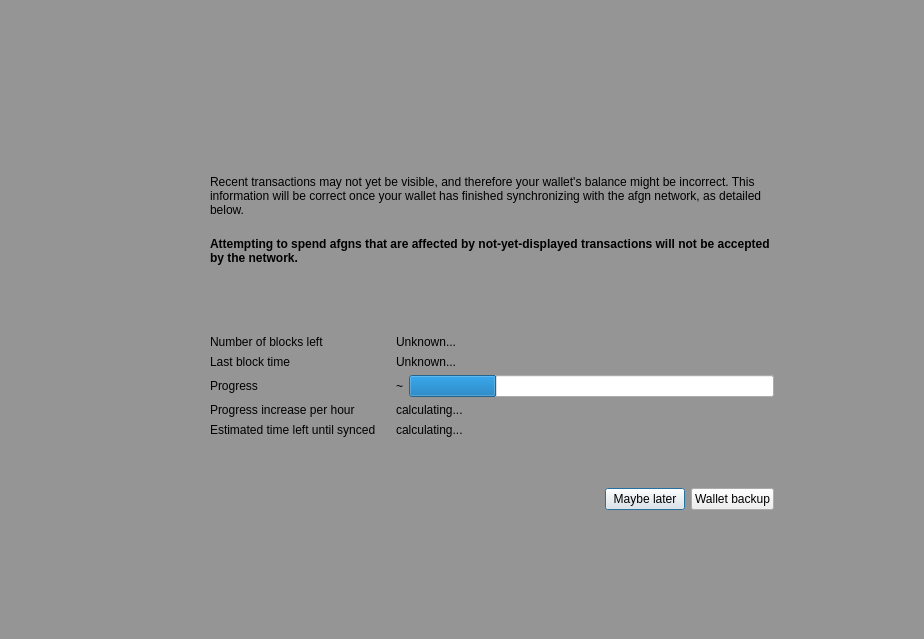
<?xml version="1.0" encoding="UTF-8"?>
<ui version="4.0">
 <class>ModalOverlay</class>
 <widget class="QWidget" name="ModalOverlay">
  <property name="geometry">
   <rect>
    <x>0</x>
    <y>0</y>
    <width>924</width>
    <height>639</height>
   </rect>
  </property>
  <property name="windowTitle">
   <string>Form</string>
  </property>
  <layout class="QVBoxLayout" name="verticalLayout" stretch="0">
   <property name="sizeConstraint">
    <enum>QLayout::SetDefaultConstraint</enum>
   </property>
   <property name="leftMargin">
    <number>0</number>
   </property>
   <property name="topMargin">
    <number>0</number>
   </property>
   <property name="rightMargin">
    <number>0</number>
   </property>
   <property name="bottomMargin">
    <number>0</number>
   </property>
   <item>
    <widget class="QWidget" name="bgWidget" native="true">
     <property name="styleSheet">
      <string notr="true">#bgWidget { background: rgba(0,0,0,96); }</string>
     </property>
     <layout class="QVBoxLayout" name="verticalLayoutMain" stretch="0">
      <property name="leftMargin">
       <number>120</number>
      </property>
      <property name="topMargin">
       <number>120</number>
      </property>
      <property name="rightMargin">
       <number>120</number>
      </property>
      <property name="bottomMargin">
       <number>120</number>
      </property>
      <item>
       <widget class="QWidget" name="contentWidget" native="true">
        <layout class="QVBoxLayout" name="verticalLayout_3" stretch="1,0">
         <property name="spacing">
          <number>0</number>
         </property>
         <property name="leftMargin">
          <number>0</number>
         </property>
         <property name="topMargin">
          <number>0</number>
         </property>
         <property name="rightMargin">
          <number>0</number>
         </property>
         <property name="bottomMargin">
          <number>0</number>
         </property>
         <item>
          <widget class="QStackedWidget" name="stackedWidget">
           <property name="currentIndex">
            <number>0</number>
           </property>
           <widget class="QWidget" name="page">
            <layout class="QVBoxLayout" name="verticalLayout_2">
             <property name="spacing">
              <number>0</number>
             </property>
             <property name="leftMargin">
              <number>30</number>
             </property>
             <property name="topMargin">
              <number>10</number>
             </property>
             <property name="rightMargin">
              <number>30</number>
             </property>
             <property name="bottomMargin">
              <number>10</number>
             </property>
             <item>
              <spacer name="verticalSpacer_3">
               <property name="orientation">
                <enum>Qt::Vertical</enum>
               </property>
               <property name="sizeType">
                <enum>QSizePolicy::Expanding</enum>
               </property>
               <property name="sizeHint" stdset="0">
                <size>
                 <width>20</width>
                 <height>40</height>
                </size>
               </property>
              </spacer>
             </item>
             <item>
              <layout class="QHBoxLayout" name="horizontalLayoutIconText" stretch="0,1">
               <property name="spacing">
                <number>20</number>
               </property>
               <property name="topMargin">
                <number>20</number>
               </property>
               <item>
                <layout class="QVBoxLayout" name="verticalLayoutIcon">
                 <item>
                  <widget class="QPushButton" name="warningIcon">
                   <property name="enabled">
                    <bool>false</bool>
                   </property>
                   <property name="text">
                    <string/>
                   </property>
                   <property name="iconSize">
                    <size>
                     <width>48</width>
                     <height>48</height>
                    </size>
                   </property>
                   <property name="flat">
                    <bool>true</bool>
                   </property>
                  </widget>
                 </item>
                 <item>
                  <spacer name="verticalSpacerWarningIcon">
                   <property name="orientation">
                    <enum>Qt::Vertical</enum>
                   </property>
                   <property name="sizeHint" stdset="0">
                    <size>
                     <width>20</width>
                     <height>40</height>
                    </size>
                   </property>
                  </spacer>
                 </item>
                </layout>
               </item>
               <item>
                <layout class="QVBoxLayout" name="verticalLayoutInfoText">
                 <property name="leftMargin">
                  <number>0</number>
                 </property>
                 <property name="topMargin">
                  <number>0</number>
                 </property>
                 <item>
                  <widget class="QLabel" name="infoText">
                   <property name="text">
                    <string>Recent transactions may not yet be visible, and therefore your wallet's balance might be incorrect. This information will be correct once your wallet has finished synchronizing with the afgn network, as detailed below.</string>
                   </property>
                   <property name="textFormat">
                    <enum>Qt::RichText</enum>
                   </property>
                   <property name="wordWrap">
                    <bool>true</bool>
                   </property>
                  </widget>
                 </item>
                 <item>
                  <widget class="QLabel" name="infoTextStrong">
                   <property name="font">
                    <font>
                     <weight>75</weight>
                     <bold>true</bold>
                    </font>
                   </property>
                   <property name="text">
                    <string>Attempting to spend afgns that are affected by not-yet-displayed transactions will not be accepted by the network.</string>
                   </property>
                   <property name="textFormat">
                    <enum>Qt::RichText</enum>
                   </property>
                   <property name="wordWrap">
                    <bool>true</bool>
                   </property>
                  </widget>
                 </item>
                 <item>
                  <spacer name="verticalSpacerInTextSpace">
                   <property name="orientation">
                    <enum>Qt::Vertical</enum>
                   </property>
                   <property name="sizeHint" stdset="0">
                    <size>
                     <width>20</width>
                     <height>40</height>
                    </size>
                   </property>
                  </spacer>
                 </item>
                 <item>
                  <layout class="QFormLayout" name="formLayout">
                   <property name="fieldGrowthPolicy">
                    <enum>QFormLayout::ExpandingFieldsGrow</enum>
                   </property>
                   <property name="horizontalSpacing">
                    <number>20</number>
                   </property>
                   <property name="verticalSpacing">
                    <number>6</number>
                   </property>
                   <property name="topMargin">
                    <number>10</number>
                   </property>
                   <item row="0" column="0">
                    <widget class="QLabel" name="labelNumberOfBlocksLeft">
                     <property name="font">
                      <font>
                       <weight>50</weight>
                       <bold>false</bold>
                      </font>
                     </property>
                     <property name="text">
                      <string>Number of blocks left</string>
                     </property>
                    </widget>
                   </item>
                   <item row="0" column="1">
                    <widget class="QLabel" name="numberOfBlocksLeft">
                     <property name="sizePolicy">
                      <sizepolicy hsizetype="Expanding" vsizetype="Preferred">
                       <horstretch>0</horstretch>
                       <verstretch>0</verstretch>
                      </sizepolicy>
                     </property>
                     <property name="text">
                      <string>Unknown...</string>
                     </property>
                    </widget>
                   </item>
                   <item row="1" column="0">
                    <widget class="QLabel" name="labelLastBlockTime">
                     <property name="font">
                      <font>
                       <weight>50</weight>
                       <bold>false</bold>
                      </font>
                     </property>
                     <property name="text">
                      <string>Last block time</string>
                     </property>
                    </widget>
                   </item>
                   <item row="1" column="1">
                    <widget class="QLabel" name="newestBlockDate">
                     <property name="sizePolicy">
                      <sizepolicy hsizetype="Expanding" vsizetype="Preferred">
                       <horstretch>0</horstretch>
                       <verstretch>0</verstretch>
                      </sizepolicy>
                     </property>
                     <property name="text">
                      <string>Unknown...</string>
                     </property>
                    </widget>
                   </item>
                   <item row="2" column="0">
                    <widget class="QLabel" name="labelSyncDone">
                     <property name="font">
                      <font>
                       <weight>50</weight>
                       <bold>false</bold>
                      </font>
                     </property>
                     <property name="text">
                      <string>Progress</string>
                     </property>
                    </widget>
                   </item>
                   <item row="2" column="1">
                    <layout class="QHBoxLayout" name="horizontalLayoutSync" stretch="0,1">
                     <property name="spacing">
                      <number>6</number>
                     </property>
                     <item>
                      <widget class="QLabel" name="percentageProgress">
                       <property name="text">
                        <string notr="true">~</string>
                       </property>
                      </widget>
                     </item>
                     <item>
                      <widget class="QProgressBar" name="progressBar">
                       <property name="value">
                        <number>24</number>
                       </property>
                       <property name="format">
                        <string/>
                       </property>
                      </widget>
                     </item>
                    </layout>
                   </item>
                   <item row="4" column="0">
                    <widget class="QLabel" name="labelProgressIncrease">
                     <property name="font">
                      <font>
                       <weight>50</weight>
                       <bold>false</bold>
                      </font>
                     </property>
                     <property name="text">
                      <string>Progress increase per hour</string>
                     </property>
                    </widget>
                   </item>
                   <item row="4" column="1">
                    <widget class="QLabel" name="progressIncreasePerH">
                     <property name="sizePolicy">
                      <sizepolicy hsizetype="Expanding" vsizetype="Preferred">
                       <horstretch>0</horstretch>
                       <verstretch>0</verstretch>
                      </sizepolicy>
                     </property>
                     <property name="text">
                      <string>calculating...</string>
                     </property>
                    </widget>
                   </item>
                   <item row="5" column="0">
                    <widget class="QLabel" name="labelEstimatedTimeLeft">
                     <property name="font">
                      <font>
                       <weight>50</weight>
                       <bold>false</bold>
                      </font>
                     </property>
                     <property name="text">
                      <string>Estimated time left until synced</string>
                     </property>
                    </widget>
                   </item>
                   <item row="5" column="1">
                    <widget class="QLabel" name="expectedTimeLeft">
                     <property name="sizePolicy">
                      <sizepolicy hsizetype="Expanding" vsizetype="Preferred">
                       <horstretch>0</horstretch>
                       <verstretch>0</verstretch>
                      </sizepolicy>
                     </property>
                     <property name="text">
                      <string>calculating...</string>
                     </property>
                    </widget>
                   </item>
                  </layout>
                 </item>
                </layout>
               </item>
              </layout>
             </item>
             <item>
              <spacer name="verticalSpacer_4">
               <property name="orientation">
                <enum>Qt::Vertical</enum>
               </property>
               <property name="sizeHint" stdset="0">
                <size>
                 <width>20</width>
                 <height>40</height>
                </size>
               </property>
              </spacer>
             </item>
            </layout>
           </widget>
           <widget class="QWidget" name="page_2">
            <layout class="QVBoxLayout" name="verticalLayout_4">
             <property name="spacing">
              <number>15</number>
             </property>
             <property name="leftMargin">
              <number>30</number>
             </property>
             <property name="topMargin">
              <number>0</number>
             </property>
             <property name="rightMargin">
              <number>30</number>
             </property>
             <property name="bottomMargin">
              <number>0</number>
             </property>
             <item>
              <spacer name="verticalSpacer_2">
               <property name="orientation">
                <enum>Qt::Vertical</enum>
               </property>
               <property name="sizeHint" stdset="0">
                <size>
                 <width>20</width>
                 <height>40</height>
                </size>
               </property>
              </spacer>
             </item>
             <item>
              <layout class="QGridLayout" name="gridLayout">
               <item row="0" column="1">
                <widget class="QLabel" name="labelNote">
                 <property name="layoutDirection">
                  <enum>Qt::LeftToRight</enum>
                 </property>
                 <property name="text">
                  <string>Wallet backup prompt</string>
                 </property>
                 <property name="alignment">
                  <set>Qt::AlignLeading|Qt::AlignLeft|Qt::AlignVCenter</set>
                 </property>
                </widget>
               </item>
               <item row="1" column="1">
                <widget class="QLabel" name="labelMessage">
                 <property name="text">
                  <string>Please backup your wallet as soon as possible.
Please make sure to keep an updated antivirus and operating system. We can not recover Your funds if you visit phishing site or lose your backup. Please make sure to keep backups of your private keys or files. We do not store your private keys on this wallet. And you as a user, are entirely responsible for your funds and your own security.</string>
                 </property>
                 <property name="alignment">
                  <set>Qt::AlignLeading|Qt::AlignLeft|Qt::AlignVCenter</set>
                 </property>
                 <property name="wordWrap">
                  <bool>true</bool>
                 </property>
                </widget>
               </item>
               <item row="0" column="0">
                <widget class="QPushButton" name="warningIconBackup">
                 <property name="enabled">
                  <bool>false</bool>
                 </property>
                 <property name="sizePolicy">
                  <sizepolicy hsizetype="Fixed" vsizetype="Fixed">
                   <horstretch>0</horstretch>
                   <verstretch>0</verstretch>
                  </sizepolicy>
                 </property>
                 <property name="minimumSize">
                  <size>
                   <width>30</width>
                   <height>30</height>
                  </size>
                 </property>
                 <property name="maximumSize">
                  <size>
                   <width>30</width>
                   <height>30</height>
                  </size>
                 </property>
                 <property name="text">
                  <string/>
                 </property>
                 <property name="iconSize">
                  <size>
                   <width>30</width>
                   <height>30</height>
                  </size>
                 </property>
                 <property name="flat">
                  <bool>true</bool>
                 </property>
                </widget>
               </item>
               <item row="1" column="0">
                <spacer name="horizontalSpacer_2">
                 <property name="orientation">
                  <enum>Qt::Horizontal</enum>
                 </property>
                 <property name="sizeType">
                  <enum>QSizePolicy::Fixed</enum>
                 </property>
                 <property name="sizeHint" stdset="0">
                  <size>
                   <width>30</width>
                   <height>20</height>
                  </size>
                 </property>
                </spacer>
               </item>
              </layout>
             </item>
             <item>
              <spacer name="verticalSpacer">
               <property name="orientation">
                <enum>Qt::Vertical</enum>
               </property>
               <property name="sizeType">
                <enum>QSizePolicy::Expanding</enum>
               </property>
               <property name="sizeHint" stdset="0">
                <size>
                 <width>20</width>
                 <height>40</height>
                </size>
               </property>
              </spacer>
             </item>
            </layout>
           </widget>
          </widget>
         </item>
         <item>
          <widget class="QWidget" name="buttonsContainerWhite" native="true">
           <layout class="QHBoxLayout" name="horizontalLayout">
            <property name="leftMargin">
             <number>30</number>
            </property>
            <property name="topMargin">
             <number>15</number>
            </property>
            <property name="rightMargin">
             <number>30</number>
            </property>
            <item>
             <spacer name="horizontalSpacer">
              <property name="orientation">
               <enum>Qt::Horizontal</enum>
              </property>
              <property name="sizeHint" stdset="0">
               <size>
                <width>40</width>
                <height>20</height>
               </size>
              </property>
             </spacer>
            </item>
            <item>
             <widget class="QPushButton" name="closeButton">
              <property name="focusPolicy">
               <enum>Qt::StrongFocus</enum>
              </property>
              <property name="text">
               <string>Maybe later</string>
              </property>
              <property name="shortcut">
               <string>Esc</string>
              </property>
              <property name="default">
               <bool>true</bool>
              </property>
             </widget>
            </item>
            <item>
             <widget class="QPushButton" name="walletBackupButton">
              <property name="text">
               <string>Wallet backup</string>
              </property>
             </widget>
            </item>
           </layout>
          </widget>
         </item>
        </layout>
       </widget>
      </item>
     </layout>
    </widget>
   </item>
  </layout>
 </widget>
 <resources/>
 <connections/>
</ui>
